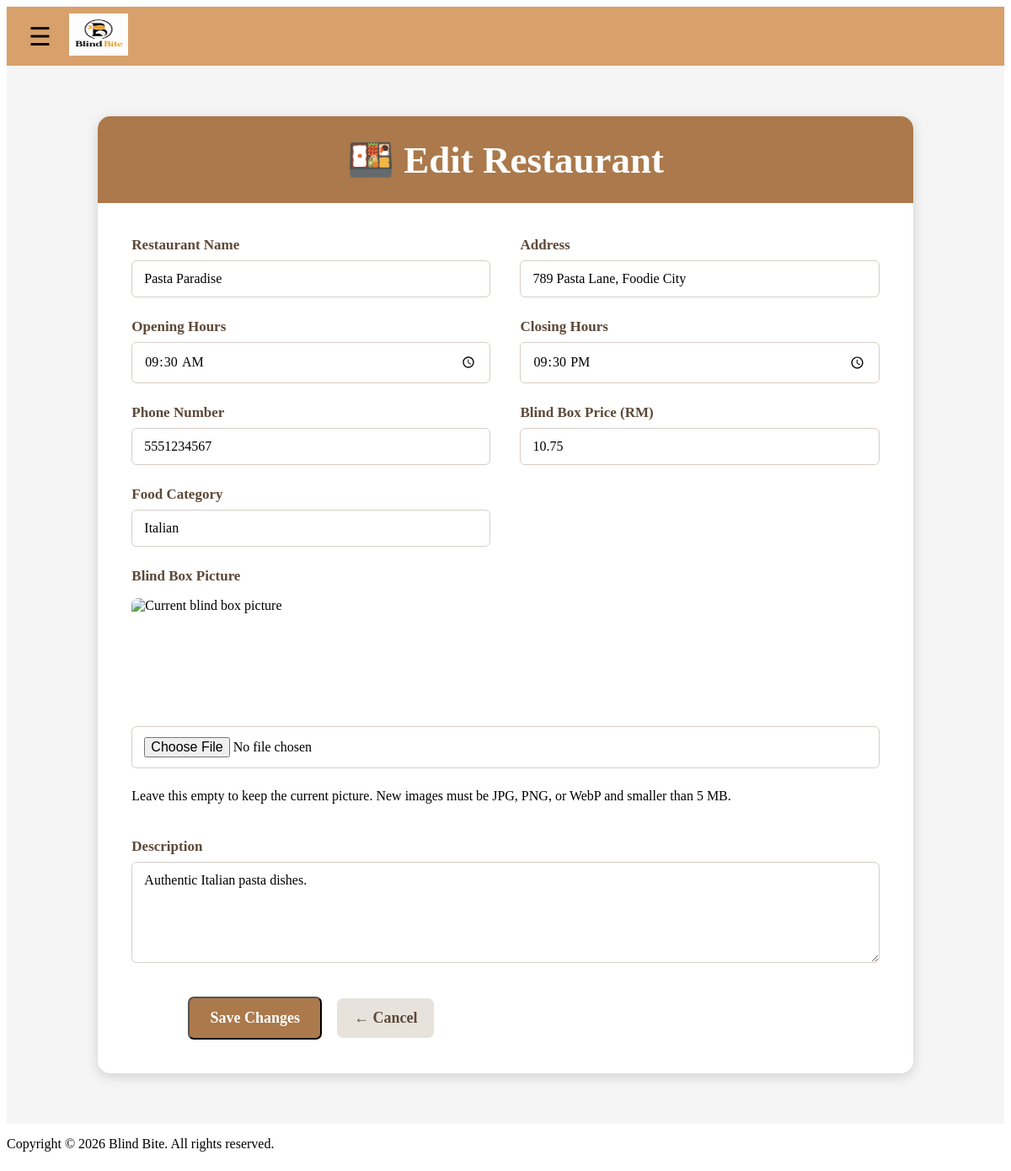
The app's page /admin/edit_restaurant.php?restaurant=Pasta+Paradise (signed in) with its own data.
### tables this page shows
CREATE TABLE restaurants (
    restaurant_name VARCHAR(100) PRIMARY KEY,
    restaurant_address VARCHAR(100) NOT NULL UNIQUE,
    restaurant_opening_hours TIME NOT NULL,
    restaurant_closing_hours TIME NOT NULL,
    restaurant_phone_number VARCHAR(20) NOT NULL UNIQUE,
    blind_box_price DECIMAL(10,2) NOT NULL,
    blind_box_description TEXT NOT NULL,
    blind_box_image VARCHAR(255) DEFAULT NULL,
    blind_box_food_category TEXT NOT NULL
);

### includes/restaurant_image.php (called while the page is built, shortened)
<?php
function restaurant_image_url(?string $filename): string
{
    $default_url = BASE_URL . '/images/BBbox.png';
    if (!$filename || basename($filename) !== $filename) {
        return $default_url;
    }
    return BASE_URL . '/images/restaurants/' . rawurlencode($filename);
}
?>

### admin/edit_restaurant.php (the view, shortened to what this page needs)
<?php
include '../config/db_connect.php';
require_once '../includes/restaurant_image.php';
$original_name = isset($_GET['restaurant']) ? $_GET['restaurant'] : (isset($_POST['original_restaurant_name']) ? $_POST['original_restaurant_name'] : '');
$stmt = $conn->prepare("SELECT * FROM restaurants WHERE restaurant_name = ?");
$stmt->bind_param("s", $original_name);
$stmt->execute();
$result = $stmt->get_result();
$form = $result->fetch_assoc();
?>
<?php include '../includes/header.php'; ?>
<?php include '../includes/adminNavigation.php'; ?>
<link rel="stylesheet" href="<?php echo BASE_URL; ?>/css/admin.css">
<section class="admin-page">
    <div class="admin-card">
        <div class="admin-header">
            <h1>🍱 Edit Restaurant</h1>
        </div>
        <div class="admin-body">
            <form
                method="POST"
                action="edit_restaurant.php"
                class="restaurant-form"
                enctype="multipart/form-data"
            >
                <div class="form-group">
                    <label for="restaurant_name">
                        Restaurant Name
                    </label>
                    <input
                        type="text"
                        id="restaurant_name"
                        name="restaurant_name"
                        minlength="2"
                        maxlength="100"
                        value="<?php echo htmlspecialchars($form['restaurant_name']); ?>"
                        required
                    >
                </div>
                <div class="form-group">
                    <label for="restaurant_address">
                        Address
                    </label>
                    <input
                        type="text"
                        id="restaurant_address"
                        name="restaurant_address"
                        minlength="5"
                        maxlength="100"
                        value="<?php echo htmlspecialchars($form['restaurant_address']); ?>"
                        required
                    >
                </div>
                <div class="form-group">
                    <label for="restaurant_opening_hours">
                        Opening Hours
                    </label>
                    <input
                        type="time"
                        id="restaurant_opening_hours"
                        name="restaurant_opening_hours"
                        value="<?php echo htmlspecialchars(
                            substr($form['restaurant_opening_hours'], 0, 5)
                        ); ?>"
                        required
                    >
                </div>
                <div class="form-group">
                    <label for="restaurant_closing_hours">
                        Closing Hours
                    </label>
                    <input
                        type="time"
                        id="restaurant_closing_hours"
                        name="restaurant_closing_hours"
                        value="<?php echo htmlspecialchars(
                            substr($form['restaurant_closing_hours'], 0, 5)
                        ); ?>"
                        required
                    >
                </div>
                <div class="form-group">
                    <label for="restaurant_phone_number">
                        Phone Number
                    </label>
                    <input
                        type="text"
                        id="restaurant_phone_number"
                        name="restaurant_phone_number"
                        pattern="01[0-9]{8,9}"
                        maxlength="11"
                        inputmode="numeric"
                        title="Enter 10 or 11 digits starting with 01"
                        value="<?php echo htmlspecialchars(
                            $form['restaurant_phone_number']
                        ); ?>"
                        required
                    >
                </div>
                <div class="form-group">
                    <label for="blind_box_price">
                        Blind Box Price (RM)
                    </label>
                    <input
                        type="number"
                        step="0.01"
                        min="0.01"
                        max="99999999.99"
                        id="blind_box_price"
                        name="blind_box_price"
                        value="<?php echo htmlspecialchars(
                            $form['blind_box_price']
                        ); ?>"
                        required
                    >
                </div>
                <div class="form-group">
                    <label for="blind_box_food_category">
                        Food Category
                    </label>
                    <input
                        type="text"
                        id="blind_box_food_category"
                        name="blind_box_food_category"
                        minlength="2"
                        maxlength="50"
                        value="<?php echo htmlspecialchars(
                            $form['blind_box_food_category']
                        ); ?>"
                        required
                    >
                </div>
                <div class="form-group form-full">
                    <label for="blind_box_image">
                        Blind Box Picture
                    </label>
                    <img
                        src="<?php echo htmlspecialchars(restaurant_image_url($form['blind_box_image'] ?? null)); ?>"
                        class="restaurant-image-preview"
                        alt="Current blind box picture"
                    >
                    <input
                        type="file"
                        id="blind_box_image"
                        name="blind_box_image"
                        accept="image/jpeg,image/png,image/webp"
                    >
                    <p class="field-hint">
                        Leave this empty to keep the current picture. New images must be JPG, PNG, or WebP and smaller than 5 MB.
                    </p>
                </div>
                <div class="form-group form-full">
                    <label for="blind_box_description">
                        Description
                    </label>
                    <textarea
                        id="blind_box_description"
                        name="blind_box_description"
                        rows="5"
                        minlength="10"
                        maxlength="1000"
                        required
                    ><?php echo htmlspecialchars(
                        $form['blind_box_description']
                    ); ?></textarea>
                </div>
                <div class="restaurant-form-actions">
                    <button
                        type="submit"
                        class="admin-action-btn add-btn"
                    >
                        Save Changes
                    </button>
                    <a
                        href="restaurants.php"
                        class="admin-action-btn back-btn"
                    >
                        ← Cancel
                    </a>
                </div>
            </form>
        </div>
    </div>
</section>
<?php include '../includes/footer.php'; ?>

### css/style.css (style rules this page uses)
.back-btn { display:flex; align-items:center; gap:6px; border:none; background:none; cursor:pointer; color:#8f623c; font-size:15px; font-weight:600; padding:6px 10px; border-radius:20px; transition:background 0.2s ease, transform 0.15s ease, color 0.2s ease; }

### css/admin.css (style rules this page uses)
.admin-page { min-height: 70vh; padding: 60px 7%; background: #f5f5f5; box-sizing: border-box; }
.admin-card { width: 95%; max-width: 1300px; margin: 0 auto; background: #ffffff; border-radius: 15px; overflow: hidden; box-shadow: 0 4px 15px rgba(0, 0, 0, 0.15); }
.admin-header { background: #ab794b; padding: 25px; text-align: center; font-size: 45px; }
.admin-header h1 { margin: 0; color: white; font-size: 45px; }
.admin-body { padding: 40px; }
.admin-action-btn { display: inline-block; padding: 12px 22px; border-radius: 7px; text-decoration: none; font-size: 16px; font-weight: bold; transition: 0.2s; }
.add-btn { background-color: #ab794b; color: white; }
.restaurant-form { display: grid; grid-template-columns: repeat(2, 1fr); gap: 25px 35px; width: 100%; }
.form-group { display: flex; flex-direction: column; gap: 8px; }
.form-group label { font-size: 17px; font-weight: bold; color: #5d4938; }
.form-group input, .form-group textarea { width: 100%; box-sizing: border-box; padding: 12px 14px; border: 1px solid #d5cec8; border-radius: 6px; background-color: #ffffff; font-size: 16px; font-family: inherit; outline: none; }
.form-group textarea { resize: vertical; min-height: 120px; }
.form-full { grid-column: 1 / -1; }
.restaurant-form-actions { display: flex; justify-content: center; align-items: center; gap: 18px; margin-top: 15px; }
.restaurant-form-actions .admin-action-btn { padding: 13px 24px; text-align: center; box-sizing: border-box; border-radius: 7px; font-size: 18px; font-weight: bold; font-family: inherit; }
.restaurant-form-actions .add-btn { background-color: #ab794b; color: white; }
.restaurant-form-actions .back-btn { background-color: #e8e2dc; color: #5d4938; padding-left: 20px; padding-right: 20px; min-width: auto; }
.restaurant-image-preview { display: block; width: 180px; height: 130px; margin: 8px 0 14px; border-radius: 8px; object-fit: cover; }

### records on screen
restaurants: restaurant_name "Pasta Paradise", restaurant_address "789 Pasta Lane, Foodie City", restaurant_opening_hours "09:30", restaurant_closing_hours "21:30", restaurant_phone_number "5551234567", blind_box_price "10.75", blind_box_food_category "Italian", blind_box_description "Authentic Italian pasta dishes."
